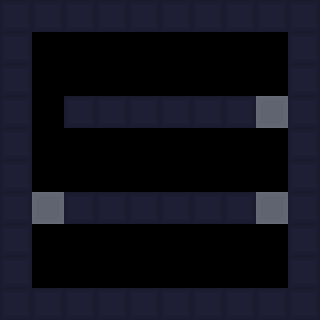

The image is a tile-based game level rendered from a .tmx file. Its description and complete source (layers, tilesets, objects, tile grids) follow:
An orthogonal 10x10 tile map with 32x32 px tiles, 1 tile layer (Tile Layer 1) and 3 objects.

<map version="1.2" tiledversion="1.3.5" orientation="orthogonal" renderorder="right-down" width="10" height="10" tilewidth="32" tileheight="32" infinite="0" nextlayerid="3" nextobjectid="4">
 <editorsettings>
  <export target="room_8_6.lua" format="lua" />
 </editorsettings>
 <tileset firstgid="1" source="../allTiles.tsx" />
 <layer id="1" name="Tile Layer 1" width="10" height="10">
  <data encoding="csv">
1,1,1,1,1,1,1,1,1,1,
1,0,0,0,0,0,0,0,0,1,
1,0,0,0,0,0,0,0,0,1,
1,0,1,1,1,1,1,1,7,1,
1,0,0,0,0,0,0,0,0,1,
1,0,0,0,0,0,0,0,0,1,
1,7,1,1,1,1,1,1,7,1,
1,0,0,0,0,0,0,0,0,1,
1,0,0,0,0,0,0,0,0,1,
1,1,1,1,1,1,1,1,1,1
</data>
 </layer>
 <objectgroup id="2" name="Object Layer 1">
  <object id="1" gid="2" x="256" y="288" width="32" height="32" />
  <object id="2" gid="3" x="256" y="96" width="32" height="32" />
  <object id="3" gid="6" x="192" y="192" width="32" height="32" />
 </objectgroup>
</map>
